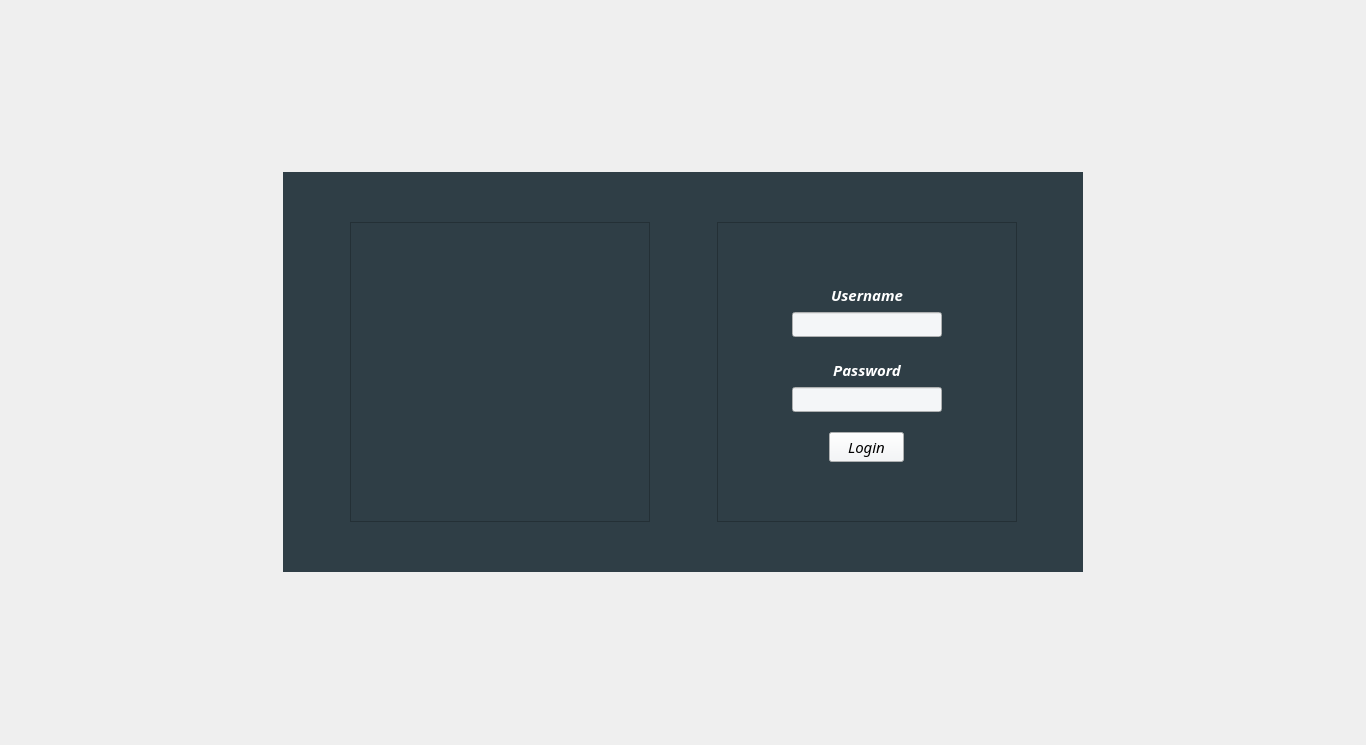
<?xml version="1.0" encoding="UTF-8"?>
<ui version="4.0">
 <class>login_window</class>
 <widget class="QMainWindow" name="login_window">
  <property name="geometry">
   <rect>
    <x>0</x>
    <y>0</y>
    <width>1366</width>
    <height>745</height>
   </rect>
  </property>
  <property name="windowTitle">
   <string>OrderDESK</string>
  </property>
  <property name="styleSheet">
   <string notr="true"/>
  </property>
  <widget class="QWidget" name="centralwidget">
   <property name="styleSheet">
    <string notr="true"/>
   </property>
   <widget class="QLabel" name="label">
    <property name="geometry">
     <rect>
      <x>0</x>
      <y>0</y>
      <width>1366</width>
      <height>745</height>
     </rect>
    </property>
    <property name="text">
     <string/>
    </property>
    <property name="pixmap">
     <pixmap>bg.jpg</pixmap>
    </property>
    <property name="scaledContents">
     <bool>true</bool>
    </property>
   </widget>
   <widget class="QLabel" name="label_2">
    <property name="geometry">
     <rect>
      <x>283</x>
      <y>172</y>
      <width>800</width>
      <height>400</height>
     </rect>
    </property>
    <property name="styleSheet">
     <string notr="true">background-color:#2F3E46;</string>
    </property>
    <property name="text">
     <string/>
    </property>
    <property name="scaledContents">
     <bool>false</bool>
    </property>
   </widget>
   <widget class="QFrame" name="frame">
    <property name="geometry">
     <rect>
      <x>717</x>
      <y>222</y>
      <width>300</width>
      <height>300</height>
     </rect>
    </property>
    <property name="styleSheet">
     <string notr="true">background-color:#2F3E46;
</string>
    </property>
    <property name="frameShape">
     <enum>QFrame::StyledPanel</enum>
    </property>
    <property name="frameShadow">
     <enum>QFrame::Raised</enum>
    </property>
    <widget class="QLabel" name="label_3">
     <property name="geometry">
      <rect>
       <x>110</x>
       <y>60</y>
       <width>80</width>
       <height>25</height>
      </rect>
     </property>
     <property name="font">
      <font>
       <family>Century751 No2 BT</family>
       <pointsize>11</pointsize>
       <weight>75</weight>
       <italic>true</italic>
       <bold>true</bold>
      </font>
     </property>
     <property name="styleSheet">
      <string notr="true">color:#FFFFFF</string>
     </property>
     <property name="text">
      <string>Username</string>
     </property>
     <property name="alignment">
      <set>Qt::AlignCenter</set>
     </property>
    </widget>
    <widget class="QLabel" name="label_4">
     <property name="geometry">
      <rect>
       <x>110</x>
       <y>135</y>
       <width>80</width>
       <height>25</height>
      </rect>
     </property>
     <property name="font">
      <font>
       <family>Century751 No2 BT</family>
       <pointsize>11</pointsize>
       <weight>75</weight>
       <italic>true</italic>
       <bold>true</bold>
      </font>
     </property>
     <property name="styleSheet">
      <string notr="true">color:#FFFFFF</string>
     </property>
     <property name="text">
      <string>Password</string>
     </property>
     <property name="alignment">
      <set>Qt::AlignCenter</set>
     </property>
    </widget>
    <widget class="QLineEdit" name="username_entry">
     <property name="geometry">
      <rect>
       <x>75</x>
       <y>90</y>
       <width>150</width>
       <height>25</height>
      </rect>
     </property>
     <property name="font">
      <font>
       <family>Century751 No2 BT</family>
       <pointsize>11</pointsize>
       <weight>75</weight>
       <italic>true</italic>
       <bold>true</bold>
      </font>
     </property>
     <property name="styleSheet">
      <string notr="true">background-color:#F4F6F8;
</string>
     </property>
    </widget>
    <widget class="QLineEdit" name="password_entry">
     <property name="geometry">
      <rect>
       <x>75</x>
       <y>165</y>
       <width>150</width>
       <height>25</height>
      </rect>
     </property>
     <property name="font">
      <font>
       <family>Century751 No2 BT</family>
       <pointsize>11</pointsize>
       <weight>75</weight>
       <italic>true</italic>
       <bold>true</bold>
      </font>
     </property>
     <property name="styleSheet">
      <string notr="true">background-color:#F4F6F8;
</string>
     </property>
     <property name="echoMode">
      <enum>QLineEdit::Password</enum>
     </property>
    </widget>
    <widget class="QPushButton" name="login_button">
     <property name="geometry">
      <rect>
       <x>112</x>
       <y>210</y>
       <width>75</width>
       <height>30</height>
      </rect>
     </property>
     <property name="font">
      <font>
       <family>Century751 No2 BT</family>
       <pointsize>11</pointsize>
       <italic>true</italic>
      </font>
     </property>
     <property name="styleSheet">
      <string notr="true">QPushButton{
background-color:#F4F6F8;
color:#000000;
}
QPushButton:hover{
background-color:#DCE2E9;
}
QPushButton:pressed{
background-color:#C4CFD9;
}</string>
     </property>
     <property name="text">
      <string>Login</string>
     </property>
    </widget>
   </widget>
   <widget class="QFrame" name="frame_2">
    <property name="geometry">
     <rect>
      <x>350</x>
      <y>222</y>
      <width>300</width>
      <height>300</height>
     </rect>
    </property>
    <property name="styleSheet">
     <string notr="true">background-color:#2F3E46;
</string>
    </property>
    <property name="frameShape">
     <enum>QFrame::StyledPanel</enum>
    </property>
    <property name="frameShadow">
     <enum>QFrame::Raised</enum>
    </property>
    <widget class="QLabel" name="label_5">
     <property name="geometry">
      <rect>
       <x>50</x>
       <y>50</y>
       <width>200</width>
       <height>200</height>
      </rect>
     </property>
     <property name="text">
      <string/>
     </property>
     <property name="pixmap">
      <pixmap>logo.png</pixmap>
     </property>
     <property name="scaledContents">
      <bool>true</bool>
     </property>
    </widget>
   </widget>
  </widget>
 </widget>
 <resources/>
 <connections/>
</ui>
